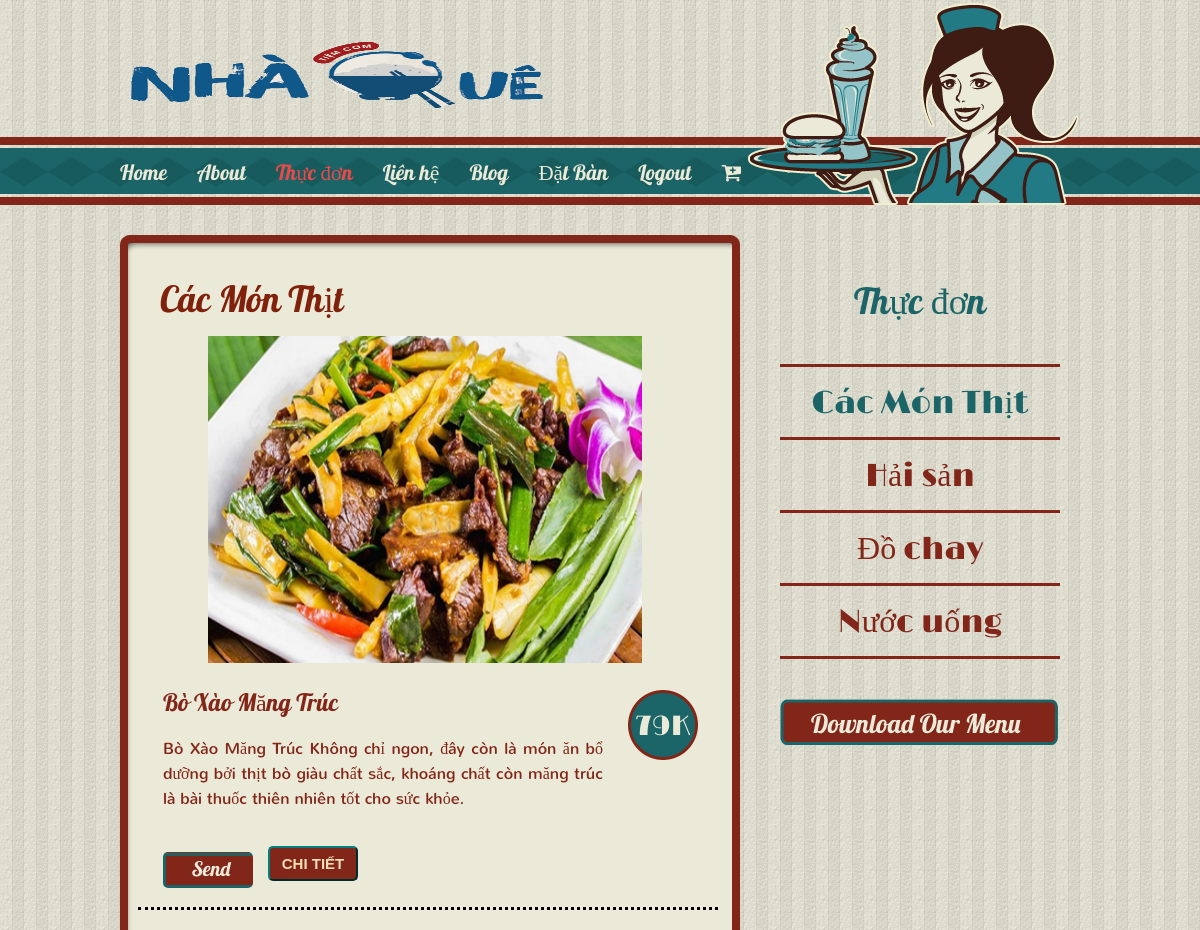
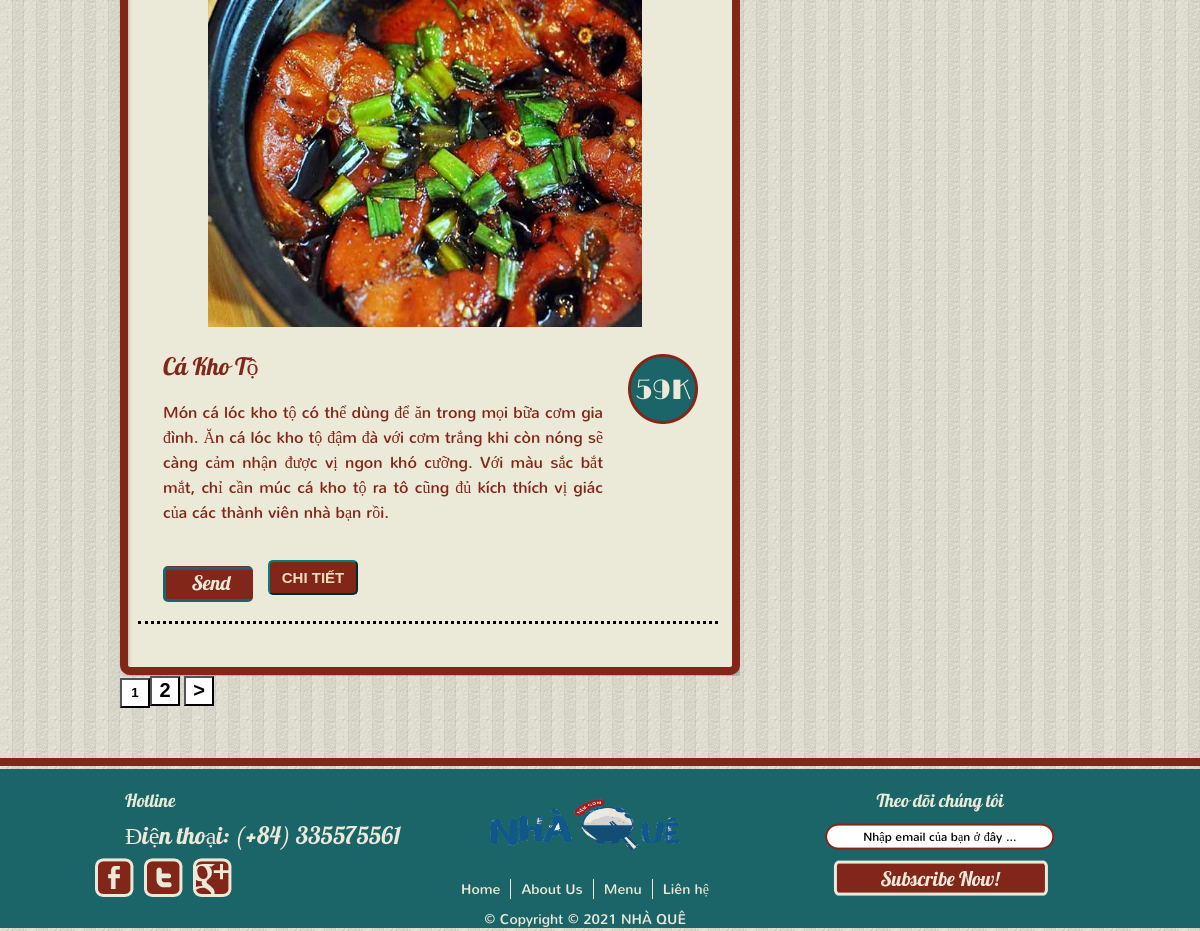
The page /CacMonThit.php (signed in) on the database its author committed (2 pictures, top to bottom).
### tables this page shows
CREATE TABLE `admin_category` (
  `id` int(11) NOT NULL,
  `tensp` varchar(255) NOT NULL,
  `masp` varchar(255) NOT NULL,
  `maLH` int(30) NOT NULL,
  `giasanpham` int(11) NOT NULL,
  `soluong` int(255) NOT NULL,
  `hinhanh` varchar(255) NOT NULL,
  `tomtat` tinytext NOT NULL,
  `noidung` longtext NOT NULL
);

### CacMonThit.php (the view, shortened to what this page needs)
<!DOCTYPE html>
<head>
	<link href="css/style.css" rel="stylesheet" type="text/css">
	<link rel="stylesheet" href="https://cdnjs.cloudflare.com/ajax/libs/font-awesome/4.7.0/css/font-awesome.min.css">
</head>
<body>
	<div id="header">
		<div>
			<a href="index.php"><img class="logo" src="images/logo1.png" width="433" height="84" alt="" title=""></a>
			<a href="index.php"><img src="images/waitress.png" width="332" height="205" alt="" title=""></a>
			<ul class="navigation">
				<li>
					<a  href="index.php">Home</a>
				</li>
				<li>
					<a href="about.php">About</a>
				</li>
				<li>
					<a class="active" href="CacMonThit.php">Thực đơn</a>
				</li>
				<li>
					<a href="contact.php">Liên hệ</a>
				</li>
				<li>
					<a href="blog.php">Blog</a>
				</li>
				<li>
					<a href="datban.php">Đặt Bàn</a>
				</li>
				<li>
					<a href="logout.php">Logout</a>
				</li>
				<li>
					<a href="cart_order.php"><i class="fa fa-cart-plus" aria-hidden="true"></i></a>
				</li>
			</ul>
		</div>
	</div>
	<div id="body">
		<div class="content">
			<div>
				<div>
					<h1>Các Món Thịt</h1>
					<?php
						$username = "root";
						$password = "";
						$server = "localhost";
						$dbname = "user";
								$conn = mysqli_connect($server, $username, $password, $dbname);
								$result=mysqli_query($conn, "SELECT COUNT(id) as total FROM admin_category where maLH = '100'");
								$row = mysqli_fetch_assoc($result);
								$total_records = $row['total'];
								$current_page = isset($_GET['page']) ? $_GET['page'] : 1;
								$limit = 2;
								$total_page = ceil($total_records / $limit);
								$start = ($current_page - 1) * $limit;
								$result = mysqli_query($conn, "SELECT * FROM admin_category where maLH = '100' LIMIT $start, $limit");
								while ($row = mysqli_fetch_assoc($result)){
												?>
					<div><img src="admin/partials/images/<?php echo $row['hinhanh']  ?>" width="434" height="327"></div>
					<ul>
						<li>
							<h2><a href="CacMonThit.php"><?php echo $row['tensp']?></a></h2>
							<p>
								<?php echo $row['noidung']?><br></br>
								<form  class="datmon" method="POST" action="cart_order.php?id=<?php echo $row['id']?>">
								<input type="submit" name="themgiohang" value="" style="font-family: 'Courier New', Courier, monospace;height: 36px;width: 90px;border-radius: 5px;border-color:teal ;background-color: #822619;">
								</form>
							<button class="specific" style="margin-top: -62px; margin-left: 105px; display: block;"><a href="chitiet.php?id=<?php echo $row['id']?>">CHI TIẾT</a></button>
							</p>
							<span class="price"><?php echo $row['giasanpham']?>K</span>
						</li>
                    </ul>
					<?php }  ?>
				</div>
			</div>
			<?php
                for ($i = 1; $i <= $total_page; $i++){
                    if ($i == $current_page){
                        echo '<button style = "height:30px;width:30px; background-color:white; color:black;font-weight: bolder;"><span>'.$i.'</span></button>';
                    }
                    else{
                        echo '<button style = "height:30px;width:30px; background-color:white; color:black;font-weight: bolder;"><a href="CacMonThit.php?page='.$i.'" style = "font-size:20px; color:black;text-decoration: none;" >'.$i.'</a> </button> ';
                    }
                }
                if ($current_page < $total_page && $total_page > 1){
                    echo '<button style = "height:30px;width:30px; background-color:white; color:black; font-weight: bolder;"><a href="CacMonThit.php?page='.($current_page+1).'" style = "font-size:20px; color:black;text-decoration: none;">></a></button> ';
                }
                ?>
		</div>
		<div class="sidebar">
			<h1>Thực đơn</h1>
			<ul class="navigation">
				<li class="first">
					<a class="active" href="CacMonThit.php">Các Món Thịt</a>
				</li>
				<li>
					<a href="HaiSan.php">Hải sản</a>
				</li>
				<li>
					<a href="DoChay.php">Đồ chay</a>
				</li>
				<li>
					<a href="ThucUong.php">Nước uống</a>
				</li>
			</ul>
			<a href="#" class="download">&nbsp;</a>
		</div>
	</div>
	<div id="footer">
		<div>
			<ul>
				<li class="first">
					<h2>Hotline</h2>
					<h3>Điện thoại: (+84) 335575561</h3>
					<ul>
						<li>
							<a href=https://www.facebook.com/profile.php?id =100014203038239" class="facebook"></a>
						</li>
						<li>
							<a href="http://www.twitter.com" class="twitter"></a>
						</li>
						<li>
							<a href="https://www.youtube.com/user/KFCVietnam2011" class="googleplus"></a>
						</li>
					</ul>
				</li>
				<li>
					<a href="index.php"><img class="logo" src="images/logo1.png" width="200" height="64" alt="" title=""></a>
					<ul class="navigation">
						<li>
							<a href="index.php">Home</a>
						</li>
						<li>
							<a href="about.php">About Us</a>
						</li>
						<li>
							<a href="menu.html">Menu</a>
						</li>
						<li>
							<a href="contact.php">Liên hệ</a>
						</li>
					</ul>
					<span>&copy; Copyright © 2021 NHÀ QUÊ</span>
				</li>
				<li class="last">
					<h2>Theo dõi chúng tôi</h2>
					<form action="index.php">
						<input type="text" name="subscribe" value="Nhập email của bạn ở đây ...">
						<input type="submit" value="">
					</form>
				</li>
			</ul>
		</div>
	</div>
</body>
</html>

### rows shown on the page
admin_category: hinhanh (picture), tensp "Bò Xào Măng Trúc", noidung "Bò Xào Măng Trúc Không chỉ ngon, đây còn là món ăn bổ dưỡng bởi thịt bò giàu chất sắc, khoáng chất còn măng trúc là bài thuốc thiên nhiên tốt cho sức khỏe.", giasanpham "79"
admin_category: hinhanh (picture), tensp "Cá Kho Tộ", noidung "Món cá lóc kho tộ có thể dùng để ăn trong mọi bữa cơm gia đình. Ăn cá lóc kho tộ đậm đà với cơm trắng khi còn nóng sẽ càng cảm nhận được vị ngon khó cưỡng. Với màu sắc bắt mắt, chỉ cần múc cá kho tộ ra tô cũng đủ kích thích vị giác của các thành viên nhà bạn rồi.", giasanpham "59"
